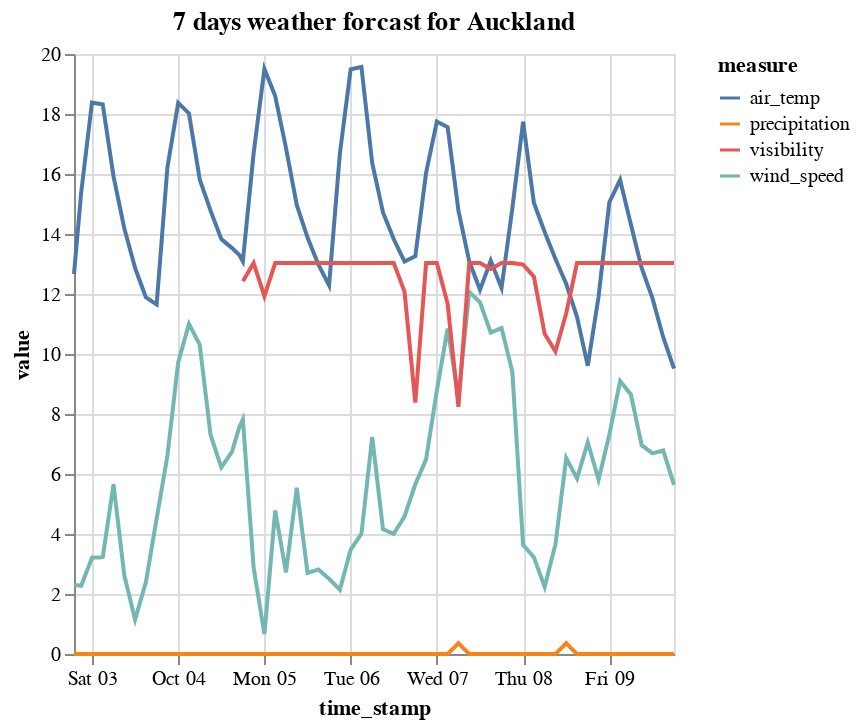

Notebook code for this chart:
### Markdown cell above
In Auckland, wind direction is going to change from Thursday, the rest of the measurementes we can see in detail from the following plot.

### Code cell
# plot without wind direction and missing visibility data
AKL_Plot1 = data_AKL_long |>
    @filter(_.measure != "wind_direct" && _.AKL != -99) |>
    DataFrame
AKL_Plot1 = by(DataFrame(AKL_Plot1), [:time_stamp, :measure]) do group
    DataFrame(value = mean(group[!, :AKL]))
end
AKL_Plot1 |>
    @vlplot(:line, x=:time_stamp, y=:value, color=:measure,
    title="7 days weather forcast for Auckland")

### Figure 1 — Vega-Lite specification as saved in the notebook (floating-point values rounded to 4 significant figures; data arrays with more than 128 entries replaced by an {"elided": "..."} marker saying what was removed)
{"data": {"values": {"elided": "625 records"}}, "encoding": {"color": {"field": "measure"}, "x": {"field": "time_stamp", "type": "temporal"}, "y": {"field": "value", "type": "quantitative"}}, "mark": "line", "title": "7 days weather forcast for Auckland"}
